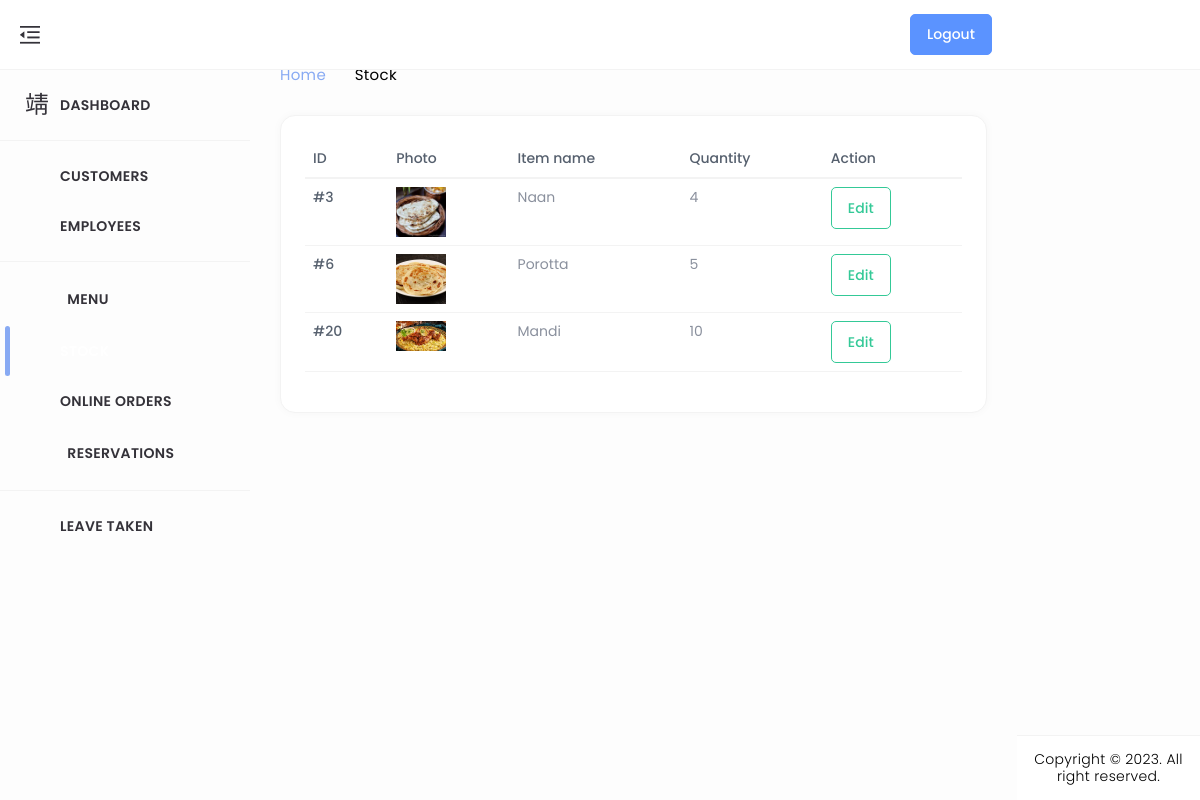
/stock/, run on the app's committed database.
### home/models.py (models this page shows, shortened)
class menus(models.Model):
    CATEGORY_CHOICES = (
        ('Kerala', 'Kerala'),
        ('Chineese', 'Chineese'),
        ('North Indian', 'North Indian'),
        ('Arabian', 'Arabian'),
        ('Beverages', 'Beverages'),
    )
    SUBMENU_CHOICES = (
        ('Breads', 'Breads'),
        ('Curries', 'Curries'),
        ('Rice Dishes','Rice Dishes'),
        ('Appetizers','Appetizers'),
        ('Main Course','Main Course'),
        ('Breads & Accompaniments', 'Breads & Accompaniments'),
        ('Rolls & Grills','Rolls & Grills'),
        ('Hot Beverage','Hot Beverage'),
        ('Cold Beverage','Cold Beverage'),
    )
    SUB_SUBMENU_CHOICES = (
        ('Vegetarian', 'Vegetarian'),
        ('Non-Vegetarian', 'Non-Vegetarian'),
        ('Water-based','Water-based'),
        ('Milk-based','Milk-based')
    )
    name = models.CharField(max_length=100)
    category = models.CharField(max_length=50, choices=CATEGORY_CHOICES, default='')
    submenu = models.CharField(max_length=50, choices=SUBMENU_CHOICES, default='', blank=True)
    sub_submenu = models.CharField(max_length=50, choices=SUB_SUBMENU_CHOICES, default='', blank=True)
    desc = models.CharField(max_length=300)
    price = models.FloatField()
    img = models.ImageField(upload_to='menus/', blank=True, null=True)
    active = models.BooleanField(default=True)

### home/views.py (the view)
# urls.py: path('stock/', stock_view, name='stock_view'),
def stock_view(request):
    menu_items_with_stock = []
    for stock_item in Stock.objects.all():
        menu_item = stock_item.menu_item
        menu_items_with_stock.append({
            'menu_item': menu_item,
            'quantity': stock_item.stock_quantity,
        })
    return render(request, 'admin_dashboard/stock.html', {'menu_items_with_stock': menu_items_with_stock})

### templates/admin_dashboard/stock.html (shortened to what this page needs)
{% load static %}
<!DOCTYPE html>
<html lang="en" dir="ltr">
<head>
	<link href="../../../../cdn.jsdelivr.net/npm/%40mdi/font%404.4.95/css/materialdesignicons.min.html" rel="stylesheet" />
	<link href="{% static 'assets/css/materialdesignicons.min.css' %}" rel="stylesheet" />
	<link href="{% static 'assets/plugins/simplebar/simplebar.css' %}" rel="stylesheet" />
	<link href="{% static 'assets/plugins/data-tables/datatables.bootstrap5.min.css' %}" rel='stylesheet'>
	<link href="{% static 'assets/plugins/data-tables/responsive.datatables.min.css' %}" rel='stylesheet'>
	<link id="{% static 'style.css' %}" rel="stylesheet" href="{% static 'assets/css/style.css' %}" />
</head>
<body id="body">
	<div class="wrapper">
		<div class="ec-left-sidebar ec-bg-sidebar">
			<div id="sidebar" class="sidebar ec-sidebar-footer">
				<div class="ec-brand">
					<a href="admin_index ">
						<span class="ec-brand-name text-truncate">DineEase</span>
					</a>
				</div>
				<div class="ec-navigation" data-simplebar>
					<ul class="nav sidebar-inner" id="sidebar-menu">
						<li class="">
							<a class="sidenav-item-link" href="{% url 'admin_index' %}">
								<i class="mdi mdi-view-dashboard-outline"></i>
								<span class="nav-text">Dashboard</span>
							</a>
							<hr>
						</li>
						<li class="has-sub">
							<a class="sidenav-item-link" href="{% url 'user_list' %}">
								<i class="mdi mdi-account-multiple-outline"></i>
								<span class="nav-text">Customers</span>
							</a>
						</li>
						<li class="has-sub">
							<a class="sidenav-item-link" href="{% url 'emp_list' %}" id="Listemp">
								<i class="mdi mdi-account-multiple-outline"></i>
								<span class="nav-text">Employees</span>
							</a>
							<hr>
						</li>
						<li class="has-sub">
							<a class="sidenav-item-link" href="javascript:void(0)">
								<i class="mdi mdi-food mdi-36px"></i>&ensp;
								<span class="nav-text">Menu</span> <b class="caret"></b>
							</a>
						</li>
						<li class="has-sub active">
							<a class="sidenav-item-link" href="{% url 'menu_list' %}">
								<i class="mdi mdi-cart-outline mdi-34px"></i>
								<span class="nav-text">Stock </span>
							</a>
						</li>
						<li class="has-sub">
							<a class="sidenav-item-link" href="{% url 'order_list' %}">
								<i class="mdi mdi-cart-outline mdi-34px"></i>
								<span class="nav-text">Online Orders</span>
							</a>
						</li>
						<li class="has-sub">
							<a class="sidenav-item-link" href="{% url 'ad_booking_lists' %}">
								<i class="mdi mdi-food-variant mdi-36px"></i>&ensp;
								<span class="nav-text">Reservations</span>
							</a>
						</li>
						<hr>
						<li class="has-sub">
							<a class="sidenav-item-link" href="{% url 'empLeave_list' %}">
								<i class="mdi mdi-receipt"></i>
								<span class="nav-text">Leave Taken</span>
							</a>
						</li>
					</ul>
				</div>
			</div>
		</div>
		<div class="ec-page-wrapper">
			<header class="ec-main-header" id="header">
				<nav class="navbar navbar-static-top navbar-expand-lg">
					<button id="sidebar-toggler">
						<img src="{% static 'assets/img/icons/clops.png' %}" alt="">
					</button>
					<div class="navbar-right">
						<ul class="nav navbar-nav">
							<form method="post" action="{% url 'admin_login' %}">
								<button type="submit" class="btn btn-primary" style="margin-left: 850px;">Logout</button>
							</form>
				</nav>
			</header>
			<div class="ec-content-wrapper">
				<div class="content">
					<div class="breadcrumb-wrapper d-flex align-items-center justify-content-between">
						<div>
							<h1>All products</h1>
							<p class="breadcrumbs"><span><a href="index.html">Home</a></span>
								<span><i class="mdi mdi-chevron-right"></i></span>Stock</p>
						</div>
					</div>
					<div class="row">
						<div class="col-12">
							<div class="card card-default">
								<div class="card-body">
									<div class="table-responsive">
										<table id="responsive-data-table" class="table" style="width:100%">
											<thead>
												<tr>
													<th>ID</th>
													<th>Photo</th>
													<th>Item name</th>
													<th>Quantity</th>
													<th>Action</th>
												</tr>
											</thead>
											<tbody>
												{% for item in menu_items_with_stock %}
												<tr>
													<td>#{{ item.menu_item.id }}</td>
													{% if item.menu_item.img %}
														<td><img src="{{ item.menu_item.img.url }}" alt="Product Image" style="width: 50px;"></td>
													{% else %}
														<td>No image available</td>
													{% endif %}
													<td>{{ item.menu_item.name }}</td>
													<td>{{ item.quantity }}</td>
													<td>
														<button type="button" class="btn btn-outline-success">Edit</button>
													</td>
												</tr>
												{% endfor %}
											</tbody>
										</table>
									</div>
									</div>
								</div>
							</div>
						</div>
					</div>
				</div>
			</div>
			<footer class="footer mt-auto">
				<div class="copyright bg-white">
					<p>
						Copyright © 2023. All right reserved.
					  </p>
				</div>
			</footer>
		</div>
</body>
</html>

### data on the page
menus: menu_item.id "3", menu_item.img (picture), menu_item.name "Naan", quantity "4"
menus: menu_item.id "6", menu_item.img (picture), menu_item.name "Porotta", quantity "5"
menus: menu_item.id "20", menu_item.img (picture), menu_item.name "Mandi", quantity "10"
